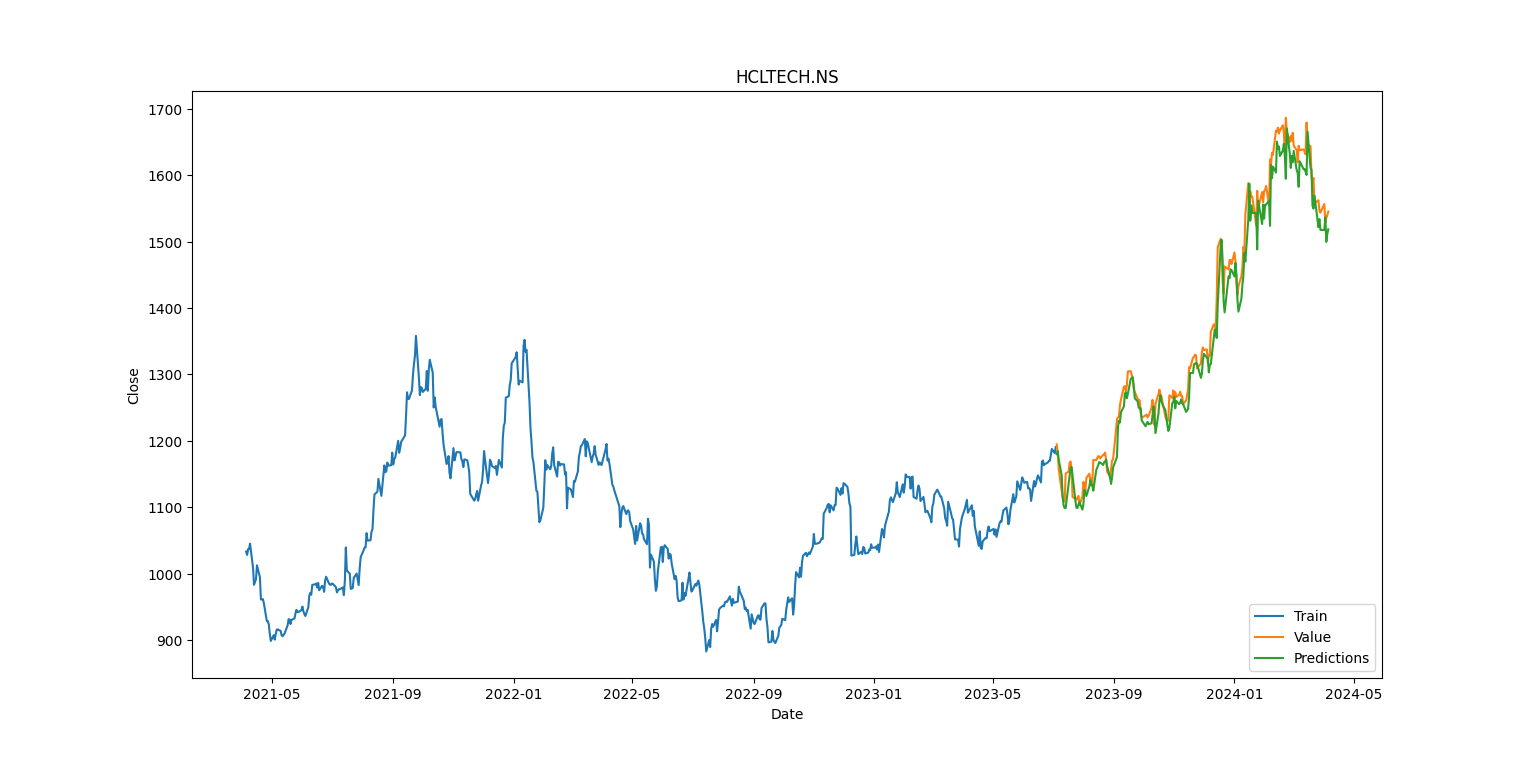

Generate this figure with Python:
import numpy as np
import pandas as pd
import matplotlib.pyplot as plt
import seaborn as sns
import yfinance as yf
from datetime import datetime
import math
from keras.layers import Dense, LSTM
from keras.models import Sequential
from sklearn.preprocessing import MinMaxScaler
import plotly.express as px
import plotly.graph_objs as go
import plotly.io as pio
import requests
from bs4 import BeautifulSoup
from textblob import TextBlob
import warnings
warnings.filterwarnings('ignore')

name = "HCLTECH.NS"
stock=yf.download(name,period="3y",actions=True)

sns.lineplot(data=stock,x="Date",y="Close")

data=stock.filter(['Close'])
dataset=data.values
training_data_len=math.ceil(len(dataset)*0.75)

scaler=MinMaxScaler(feature_range=(0,1))
scaled_data=scaler.fit_transform(dataset)

train_data=scaled_data[0:training_data_len,:]
x_train=[]
y_train=[]
for i in range(60,len(train_data)):
    x_train.append(train_data[i-60:i,0])
    y_train.append(train_data[i,0])

x_train,y_train=np.array(x_train),np.array(y_train)
x_train=np.reshape(x_train,(x_train.shape[0],x_train.shape[1],1))

model=Sequential()
model.add(LSTM(50,return_sequences=True, input_shape= (x_train.shape[1],1)))
model.add(LSTM(50,return_sequences=False))
model.add(Dense(25))
model.add(Dense(1))

model.compile(optimizer='adam',loss='mean_squared_error')

model.fit(x_train,y_train,epochs=8,batch_size=1)

test_data=scaled_data[training_data_len-60:,:]
x_test=[]
y_test=dataset[training_data_len:,:]
for i in range(60,len(test_data)):
    x_test.append(test_data[i-60:i,0])

x_test=np.array(x_test)
x_test=np.reshape(x_test,(x_test.shape[0],x_test.shape[1],1))

predictions=model.predict(x_test)
predictions=scaler.inverse_transform(predictions)

rmse= np.sqrt(((predictions - y_test) ** 2).mean())
print(rmse)

closes=[]
closes.extend(data['Close'])
average_close = sum(closes) / len(closes)
#print(average_close)
average_deviation=rmse/average_close*100
print(average_deviation)

train = data.iloc[:training_data_len]
valid = data.iloc[training_data_len:]
valid['Predictions'] = predictions

plt.figure(figsize=(16,8))
plt.title(name)
plt.xlabel('Date')
plt.ylabel('Close')
plt.plot(train['Close'])
plt.plot(valid[['Close','Predictions']])
plt.legend(['Train','Value','Predictions'], loc='lower right')
plt.show()

trace_train = go.Scatter(x=train.index, y=train['Close'], mode='lines', name='Train')
trace_valid = go.Scatter(x=valid.index, y=valid['Close'], mode='lines', name='Value')
trace_predictions = go.Scatter(x=valid.index, y=valid['Predictions'], mode='lines', name='Predictions')

# Define layout
layout = go.Layout(title='Model', xaxis=dict(title='Date'), yaxis=dict(title='Close'), legend=dict(x=0, y=1))

# Create figure
fig = go.Figure(data=[trace_train, trace_valid, trace_predictions], layout=layout)
pio.show(fig)
